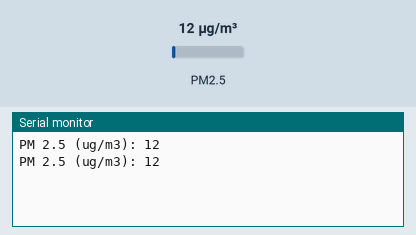
Recording of a sketch running on a simulated Arduino Uno, built with avr-gcc and run on an emulated ATmega328P. Shown: the last lines printed to the serial monitor. The inputs (shaded band) are chosen by the test bench; at power-on: PM2.5 12 µg/m³.

Above: at 2.8 s.
2.9 s: PM2.5 set to 6 µg/m³
At 3.8 s:
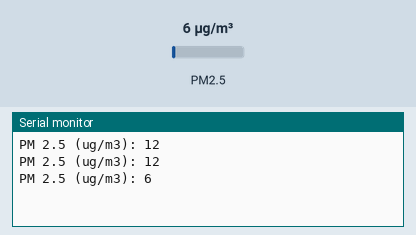
4.4 s: PM2.5 set to 75 µg/m³
At 5.8 s:
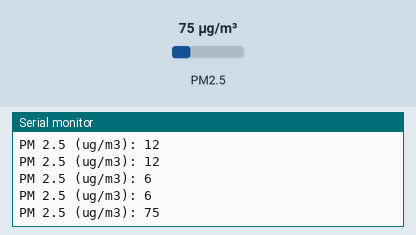
Timing chart, 0 to 7.4 s (numbered marks = the images above; inputs shaded):
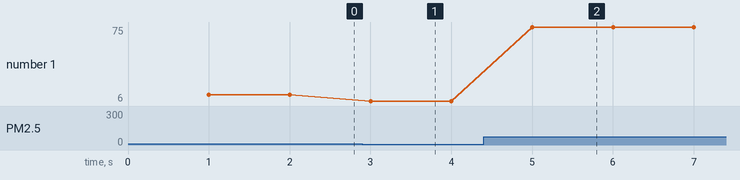

The sketch:

09_PMS5003_FineDust.ino
```cpp
#include "PMS.h"

PMS pms(Serial);
PMS::DATA data;

void setup()
{
  Serial.begin(9600);   // GPIO1, GPIO3 (TX/RX pin on ESP-12E Development Board)
}

void loop()
{
  if (pms.read(data))
  {
    Serial.print("PM 2.5 (ug/m3): ");
    Serial.println(data.PM_AE_UG_2_5);

    Serial.println();
  }
}
```

Measured:
- after the input at 2.9 s, the serial monitor: prints a new line after 0.10 s (image 1)
- after the input at 4.4 s, the serial monitor: prints a new line after 0.60 s (image 2)
- plotted number 1: 12 → 6 after the input at 2.9 s, 6 → 75 after the input at 4.4 s
